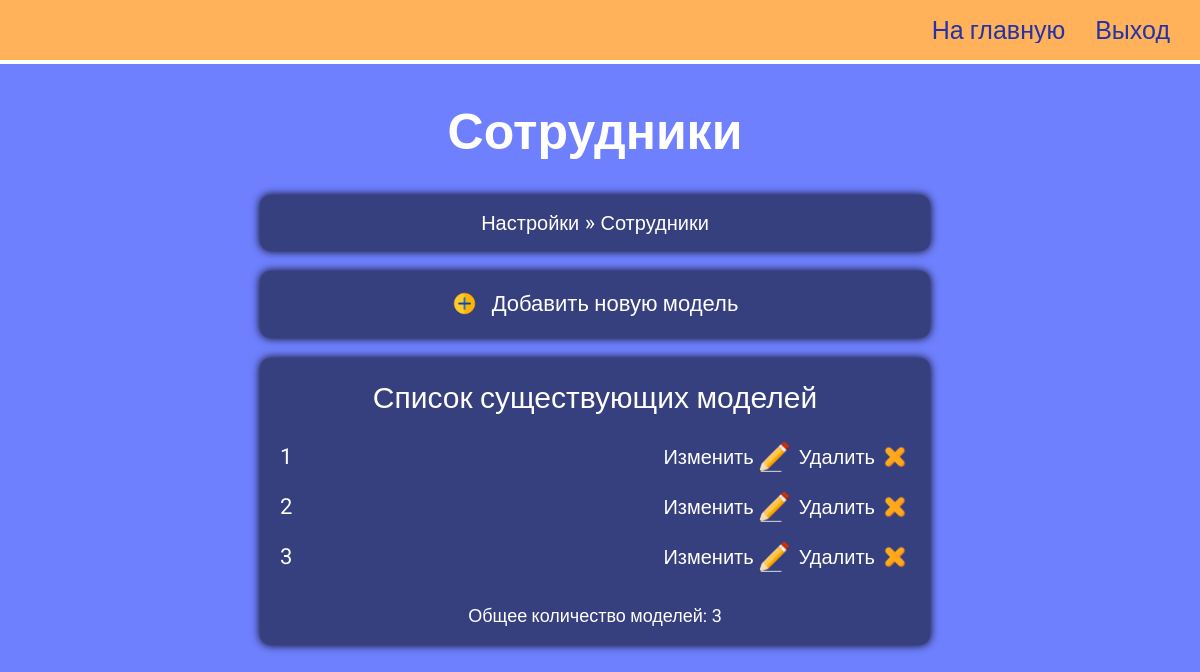
Page /XujpR4pC/change-employee/ (signed in) on the earlier database version.
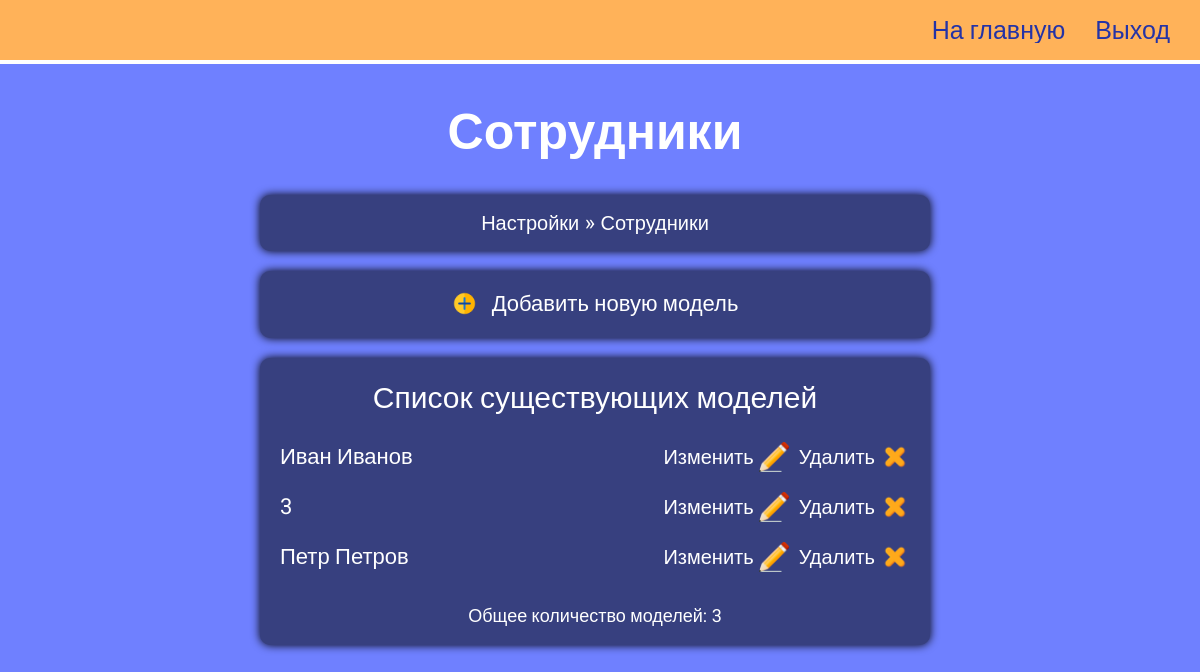
Same page on the later database version.
### simetra_app/models.py (models this page shows, shortened)
class Employee(models.Model):
    def get_upload_path(self, filename):
        return Path('main_page/employees', get_uuid4_filename(filename))
    name = models.CharField(max_length=100)
    position = models.CharField(max_length=200)
    image = models.ImageField(
        default='main_page/employees/default-avatar.jpg',
        upload_to=get_upload_path,
    )

### simetra_app/views.py (the view)
@login_required(login_url='simetra_app:staff-login')
def change_employee_model(request):
    context = get_context_to_change_model(Employee)
    context['heading'] = 'Сотрудники'
    context['object_name'] = 'employee'
    context = update_context_for_customization_pages_navbar(request, context)
    return render(request, 'simetra_app/change-model.html', context)

### simetra_app/views.py (called while the page is built)
def get_context_to_change_model(Object):
    context = {
        'list_of_objects': Object.objects.all(),
        'number_of_objects': Object.objects.all().count(),
    }
    is_object_city = ContentType.objects.get_for_model(Object) == \
                     ContentType.objects.get_for_model(City)
    if is_object_city:
        context["is_city"] = True
    return context

def update_context_for_customization_pages_navbar(request, context):
    def is_it_update_page(url_ancestors_name_list):
        return url_ancestors_name_list[-2][:7] == 'update-'
    url_ancestors_name_list = request.path.split('/')[1:-1]
    url_ancestors_name_list[0] = 'customization'
    if is_it_update_page(url_ancestors_name_list):
        context['update_model'] = url_ancestors_name_list[-2]
        context['model_id'] = url_ancestors_name_list[-1]
        context['is_this_update_page'] = True
        del (url_ancestors_name_list[-2])
        del (url_ancestors_name_list[-1])
    context['url_ancestors_name_list'] = url_ancestors_name_list
    return context

### simetra_app/templates/simetra_app/change-model.html (shortened to what this page needs)
{% load static %}
<!DOCTYPE html>
<html lang="ru">
<head>
  <link rel="stylesheet" href="{% static 'simetra_app/customization_page/change-model/styles/style.css' %}" />
  <link rel="stylesheet" href="{% static 'simetra_app/customization_page/common-static/styles/style.css' %}" />
</head>
<body>
  <div class="wrapper">
    <header class="header">
      <div class="header__container">
        <nav class="header__menu menu">
          <ul class="menu__list">
            <li class="menu__item">
              <a href="{% url 'simetra_app:customization' %}" class="menu__link _link">На главную</a>
            </li>
            <li class="menu__item">
              <a href="{% url 'simetra_app:staff-logout' %}" class="menu__link _link">Выход</a>
            </li>
          </ul>
        </nav>
      </div>
    </header>
    <main class="page">
      <section class="page__home home">
        <div class="home__container _center-block">
          <h1 class="home__title _center-text">{{ heading }}</h1>
          <div class="home__navbar _center-text">
            {% include 'simetra_app/customization-navbar.html' %}
          </div>
          {% with 'simetra_app:create-'|add:object_name as creation_link %}
            <p class="_center-text"><a class="home__add _link" href="{% url creation_link %}">Добавить новую модель</a></p>
          {% endwith %}
          <div class="home__block">
            <h2 class="home__caption _center-text">Список существующих моделей</h2>
            <ul>
              {% for object in list_of_objects %}
                <li class="home__item">
                  {% if is_city %}
                    <span name="city-name">{{ object.russian_name }}</span>
                  {% else %}
                    {{ object.name }}
                  {% endif %}
                  <div class="home__options">
                    {% with 'simetra_app:update-'|add:object_name as updating_link %}
                      <a class="home__change _link" href="{% url updating_link object.id %}">
                        <span>Изменить</span>
                        <img class="home__option-image" src="{% static 'simetra_app/customization_page/change-model/assets/img/change.png' %}">
                      </a>
                    {% endwith %}
                    {% with 'simetra_app:delete-'|add:object_name as deleting_link %}
                      <a class="home__delete _link" href="{% url deleting_link object.id %}">
                        <span>Удалить</span>
                        <img class="home__option-image" src="{% static 'simetra_app/customization_page/change-model/assets/img/delete.png' %}">
                      </a>
                    {% endwith %}
                  </div>
                </li>
              {% endfor %}
            </ul>
            <p class="_center-text">Общее количество моделей: {{ number_of_objects }}</p>
          </div>
      </section>
    </main>
  </div>
</body>
</html>

Differences in the rows shown:
removed Employee: name "2"
changed Employee: name "1" → "Иван Иванов"
added Employee: name "Петр Петров"
